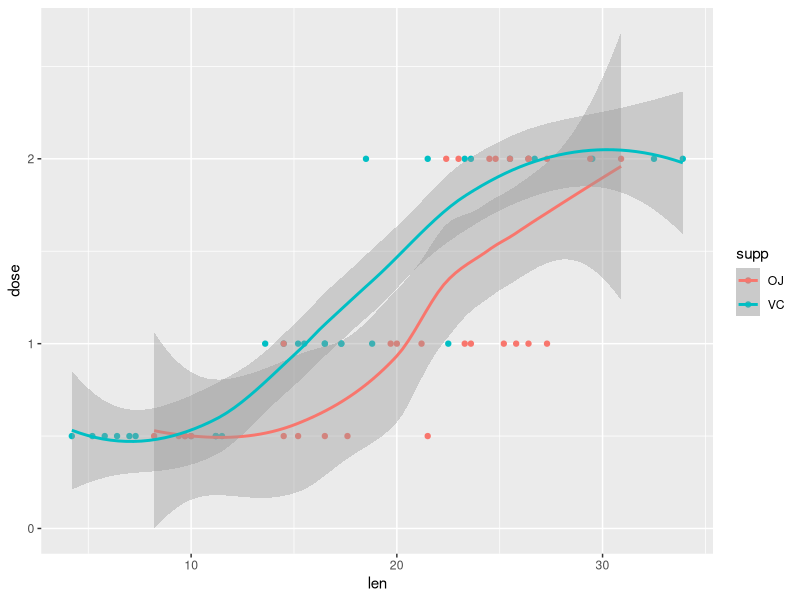

Generate this figure with R:
head(ToothGrowth)

library("ggplot2")
g <- ggplot(ToothGrowth, aes(len, dose))
p <- g + geom_point(aes(x = len, y = dose, colour = supp)) + geom_smooth(aes(colour = supp), method = "loess")
print(p)


